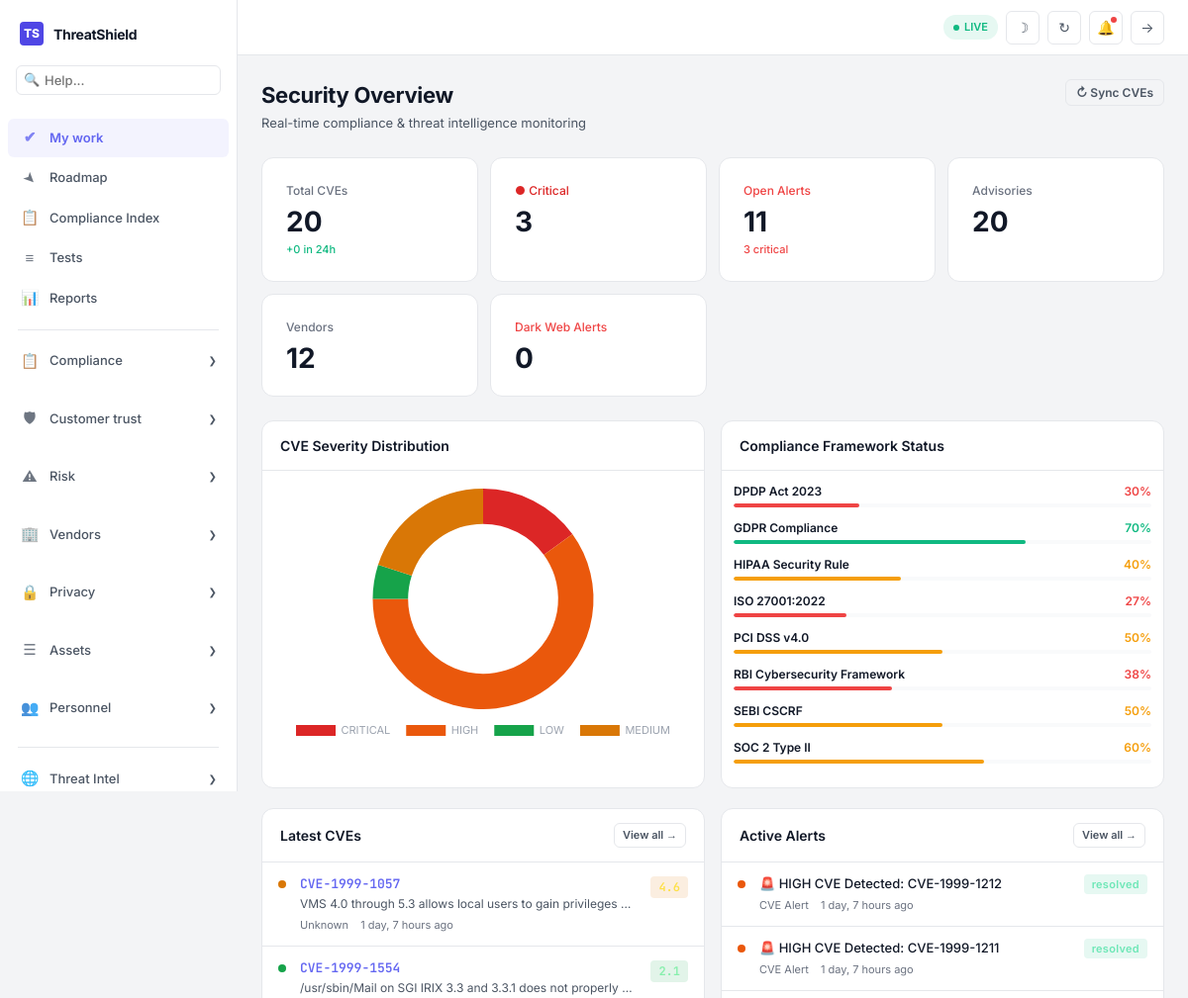
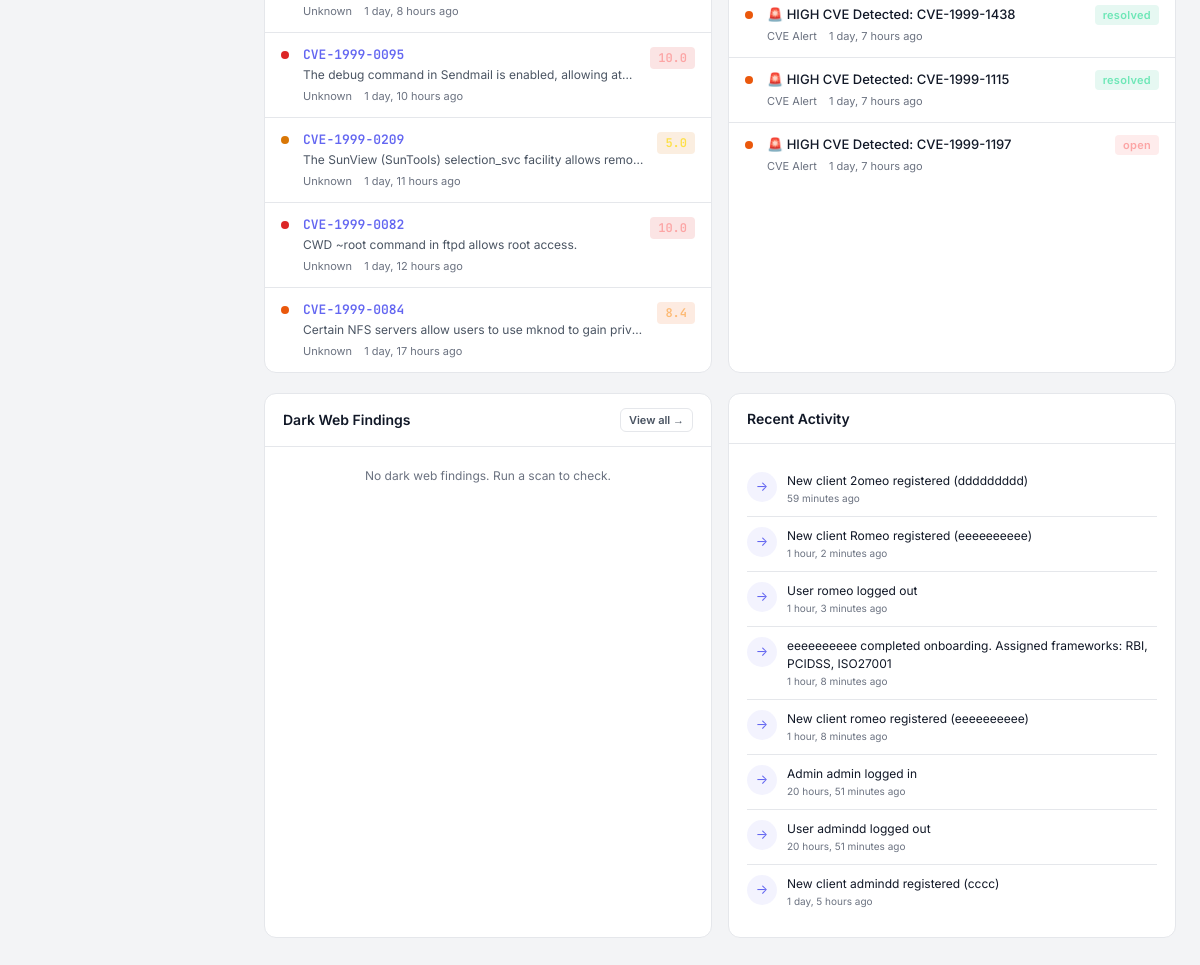
/dashboard/ (signed in), run on the app's committed database (2 pictures, top to bottom).
### compliance/models.py (models this page shows, shortened)
class ComplianceFramework(models.Model):
    FRAMEWORK_TYPES = [
        ('ISO27001', 'ISO 27001'),
        ('GDPR', 'GDPR'),
        ('DPDP', 'DPDP Act (India)'),
        ('SOC2', 'SOC 2'),
        ('HIPAA', 'HIPAA'),
        ('PCIDSS', 'PCI DSS'),
        ('RBI', 'RBI Guidelines'),
        ('NPCI', 'NPCI Standards'),
        ('UIDAI', 'UIDAI/Aadhaar'),
        ('SEBI', 'SEBI Regulations'),
        ('IRDAI', 'IRDAI Guidelines'),
    ]
    name = models.CharField(max_length=200)
    framework_type = models.CharField(max_length=20, choices=FRAMEWORK_TYPES)
    description = models.TextField()
    version = models.CharField(max_length=50, blank=True)
    is_active = models.BooleanField(default=True)
    created_at = models.DateTimeField(auto_now_add=True)
    class Meta:
        ordering = ['name']
    @property
    def compliance_percentage(self):
        total = self.controls.count()
        if total == 0:
            return 0
        compliant = self.controls.filter(status='compliant').count()
        return round((compliant / total) * 100)

### cve_engine/models.py (models this page shows, shortened)
class CVE(models.Model):
    SEVERITY_CHOICES = [
        ('LOW', 'Low'),
        ('MEDIUM', 'Medium'),
        ('HIGH', 'High'),
        ('CRITICAL', 'Critical'),
    ]
    cve_id = models.CharField(max_length=30, unique=True, db_index=True)
    description = models.TextField()
    severity_score = models.FloatField(default=0.0)
    severity_level = models.CharField(max_length=10, choices=SEVERITY_CHOICES, default='LOW')
    published_date = models.DateTimeField()
    last_modified = models.DateTimeField(auto_now=True)
    vendor = models.CharField(max_length=200, blank=True, default='')
    product = models.CharField(max_length=200, blank=True, default='')
    attack_vector = models.CharField(max_length=50, blank=True, default='')
    attack_complexity = models.CharField(max_length=20, blank=True, default='')
    references = models.JSONField(default=list, blank=True)
    latitude = models.FloatField(null=True, blank=True)
    longitude = models.FloatField(null=True, blank=True)
    country = models.CharField(max_length=100, blank=True, default='')
    class Meta:
        ordering = ['-published_date']
        verbose_name = 'CVE'
        verbose_name_plural = 'CVEs'

### alerts/models.py (models this page shows, shortened)
class Alert(models.Model):
    SEVERITY_CHOICES = [
        ('low', 'Low'),
        ('medium', 'Medium'),
        ('high', 'High'),
        ('critical', 'Critical'),
    ]
    STATUS_CHOICES = [
        ('open', 'Open'),
        ('investigating', 'Investigating'),
        ('resolved', 'Resolved'),
        ('dismissed', 'Dismissed'),
    ]
    TYPE_CHOICES = [
        ('cve', 'CVE Alert'),
        ('vendor', 'Vendor Risk'),
        ('compliance', 'Compliance'),
        ('breach', 'Breach Alert'),
        ('system', 'System Alert'),
    ]
    title = models.CharField(max_length=500)
    description = models.TextField()
    severity = models.CharField(max_length=10, choices=SEVERITY_CHOICES, default='medium')
    status = models.CharField(max_length=15, choices=STATUS_CHOICES, default='open')
    alert_type = models.CharField(max_length=15, choices=TYPE_CHOICES, default='system')
    linked_cve = models.ForeignKey(
        'cve_engine.CVE', on_delete=models.SET_NULL, null=True, blank=True, related_name='cve_alerts'
    )
    assigned_to = models.ForeignKey(
        'auth.User', on_delete=models.SET_NULL, null=True, blank=True
    )
    resolved_at = models.DateTimeField(null=True, blank=True)
    created_at = models.DateTimeField(auto_now_add=True)
    updated_at = models.DateTimeField(auto_now=True)
    class Meta:
        ordering = ['-created_at']

### core/models.py (models this page shows, shortened)
class AuditLog(models.Model):
    ACTION_TYPES = [
        ('cve_fetch', 'CVE Fetched'),
        ('advisory_created', 'Advisory Created'),
        ('alert_triggered', 'Alert Triggered'),
        ('vendor_updated', 'Vendor Updated'),
        ('compliance_check', 'Compliance Check'),
        ('user_action', 'User Action'),
        ('darkweb_scan', 'Dark Web Scan'),
    ]
    user = models.ForeignKey(User, on_delete=models.SET_NULL, null=True, blank=True)
    action_type = models.CharField(max_length=50, choices=ACTION_TYPES)
    description = models.TextField()
    metadata = models.JSONField(default=dict, blank=True)
    ip_address = models.GenericIPAddressField(null=True, blank=True)
    created_at = models.DateTimeField(auto_now_add=True)
    class Meta:
        ordering = ['-created_at']

### core/views.py (the view)
# urls.py: path('dashboard/', views.dashboard, name='dashboard'),
@login_required
def dashboard(request):
    now = timezone.now()
    last_24h = now - timedelta(hours=24)
    last_7d = now - timedelta(days=7)
    total_cves = CVE.objects.count()
    critical_cves = CVE.objects.filter(severity_level='CRITICAL').count()
    recent_cves = CVE.objects.filter(published_date__gte=last_24h).count()
    open_alerts = Alert.objects.filter(status='open').count()
    critical_alerts = Alert.objects.filter(status='open', severity='critical').count()
    active_advisories = Advisory.objects.filter(is_active=True).count()
    total_vendors = Vendor.objects.count()
    high_risk_vendors = Vendor.objects.filter(risk_score__gte=7.0).count()
    total_frameworks = ComplianceFramework.objects.count()
    darkweb_alerts = DarkWebAlert.objects.filter(status='new').count()
    darkweb_critical = DarkWebAlert.objects.filter(severity='critical', status='new').count()
    latest_cves = CVE.objects.order_by('-published_date')[:6]
    latest_alerts = Alert.objects.order_by('-created_at')[:5]
    latest_advisories = Advisory.objects.order_by('-created_at')[:5]
    latest_activities = AuditLog.objects.order_by('-created_at')[:8]
    latest_darkweb = DarkWebAlert.objects.order_by('-discovered_at')[:5]
    severity_dist = CVE.objects.values('severity_level').annotate(
        count=Count('id')
    ).order_by('severity_level')
    frameworks = ComplianceFramework.objects.all()
    context = {
        'total_cves': total_cves,
        'critical_cves': critical_cves,
        'recent_cves': recent_cves,
        'open_alerts': open_alerts,
        'critical_alerts': critical_alerts,
        'active_advisories': active_advisories,
        'total_vendors': total_vendors,
        'high_risk_vendors': high_risk_vendors,
        'total_frameworks': total_frameworks,
        'darkweb_alerts': darkweb_alerts,
        'darkweb_critical': darkweb_critical,
        'latest_cves': latest_cves,
        'latest_alerts': latest_alerts,
        'latest_advisories': latest_advisories,
        'latest_activities': latest_activities,
        'latest_darkweb': latest_darkweb,
        'severity_dist': json.dumps(list(severity_dist)),
        'frameworks': frameworks,
    }
    return render(request, 'core/dashboard.html', context)

### templates/core/dashboard.html (shortened to what this page needs)
{% extends 'base.html' %}
{% load humanize %}
{% block content %}
<div class="page-head">
    <div>
        <h1>Security Overview</h1>
        <p>Real-time compliance & threat intelligence monitoring</p>
    </div>
    <div style="display:flex;gap:8px;">
        {% if not request.user.profile.is_auditor %}
        <button class="btn btn-ghost btn-sm" onclick="fetchCVEsNow()">&#x21BB; Sync CVEs</button>
        {% endif %}
    </div>
</div>
<div class="stats-row">
    <div class="stat-card">
        <div class="sc-label">Total CVEs</div>
        <div class="sc-value" id="s-total_cves">{{ total_cves }}</div>
        <div class="sc-sub up">+{{ recent_cves }} in 24h</div>
    </div>
    <div class="stat-card">
        <div class="sc-label" style="color:var(--severity-critical);">&#x25CF; Critical</div>
        <div class="sc-value" id="s-critical_cves">{{ critical_cves }}</div>
    </div>
    <div class="stat-card">
        <div class="sc-label" style="color:var(--danger);">Open Alerts</div>
        <div class="sc-value" id="s-open_alerts">{{ open_alerts }}</div>
        {% if critical_alerts %}<div class="sc-sub down">{{ critical_alerts }} critical</div>{% endif %}
    </div>
    <div class="stat-card">
        <div class="sc-label">Advisories</div>
        <div class="sc-value">{{ active_advisories }}</div>
    </div>
    <div class="stat-card">
        <div class="sc-label">Vendors</div>
        <div class="sc-value">{{ total_vendors }}</div>
    </div>
    <div class="stat-card">
        <div class="sc-label" style="color:var(--danger);">Dark Web Alerts</div>
        <div class="sc-value" id="s-darkweb_new">{{ darkweb_alerts }}</div>
    </div>
</div>
<div class="grid-2">
    <div class="card">
        <div class="card-head"><h3>CVE Severity Distribution</h3></div>
        <div class="card-body">
            <div class="chart-area"><canvas id="severityChart"></canvas></div>
        </div>
    </div>
    <div class="card">
        <div class="card-head"><h3>Compliance Framework Status</h3></div>
        <div class="card-body" style="padding:12px;">
            {% for fw in frameworks %}
            <div style="margin-bottom:12px;">
                <div style="display:flex;justify-content:space-between;align-items:center;margin-bottom:3px;">
                    <span style="font-size:12px;font-weight:600;color:var(--text-primary);">{{ fw.name }}</span>
                    <span style="font-size:12px;font-weight:600;color:{% if fw.compliance_percentage >= 70 %}var(--success){% elif fw.compliance_percentage >= 40 %}var(--warning){% else %}var(--danger){% endif %};">{{ fw.compliance_percentage }}%</span>
                </div>
                <div class="progress">
                    <div class="progress-bar {% if fw.compliance_percentage >= 70 %}green{% elif fw.compliance_percentage >= 40 %}yellow{% else %}red{% endif %}" style="width:{{ fw.compliance_percentage }}%;"></div>
                </div>
            </div>
            {% endfor %}
        </div>
    </div>
</div>
<div class="grid-2">
    <div class="card">
        <div class="card-head">
            <h3>Latest CVEs</h3>
            <a href="{% url 'cve_engine:cve_feed' %}" class="btn btn-ghost btn-xs">View all &rarr;</a>
        </div>
        <div class="card-body no-pad">
            {% for cve in latest_cves %}
            <a href="{% url 'cve_engine:cve_detail' cve.cve_id %}" class="cve-row">
                <div class="cve-severity-dot {{ cve.severity_level|lower }}"></div>
                <div class="cve-info">
                    <div class="cve-id">{{ cve.cve_id }}</div>
                    <div class="cve-desc">{{ cve.description|truncatewords:18 }}</div>
                    <div class="cve-meta">
                        <span>{{ cve.vendor|default:"Unknown" }}</span>
                        <span>{{ cve.published_date|timesince }} ago</span>
                    </div>
                </div>
                <span class="cve-score badge-{{ cve.severity_level|lower }}">{{ cve.severity_score }}</span>
            </a>
            {% empty %}
            <div class="empty-state">
                <div class="e-icon">&#x26A0;</div>
                <h3>No CVEs yet</h3>
                <p>Click Sync CVEs to fetch vulnerability data</p>
            </div>
            {% endfor %}
        </div>
    </div>
    <div class="card">
        <div class="card-head">
            <h3>Active Alerts</h3>
            <a href="{% url 'alerts:alert_list' %}" class="btn btn-ghost btn-xs">View all &rarr;</a>
        </div>
        <div class="card-body no-pad">
            {% for alert in latest_alerts %}
            <a href="{% url 'alerts:alert_detail' alert.pk %}" class="cve-row">
                <div class="cve-severity-dot {{ alert.severity }}"></div>
                <div class="cve-info">
                    <div style="font-size:13px;font-weight:500;color:var(--text-primary);">{{ alert.title|truncatewords:10 }}</div>
                    <div class="cve-meta">
                        <span>{{ alert.get_alert_type_display }}</span>
                        <span>{{ alert.created_at|timesince }} ago</span>
                    </div>
                </div>
                <span class="badge badge-{{ alert.status }}">{{ alert.status }}</span>
            </a>
            {% empty %}
            <div class="empty-state"><p>No active alerts</p></div>
            {% endfor %}
        </div>
    </div>
</div>
<div class="grid-2">
    <div class="card">
        <div class="card-head">
            <h3>Dark Web Findings</h3>
            <a href="{% url 'darkweb:dashboard' %}" class="btn btn-ghost btn-xs">View all &rarr;</a>
        </div>
        <div class="card-body no-pad">
            {% for dw in latest_darkweb %}
            <div class="dw-alert-row">
                <div class="dw-sev" style="background:{{ dw.severity_color }};"></div>
                <div class="dw-content">
                    <div class="dw-title">{{ dw.title|truncatewords:12 }}</div>
                    <div class="dw-meta">
                        <span class="badge badge-{{ dw.severity }}">{{ dw.severity|upper }}</span>
                        <span>{{ dw.source }}</span>
                        <span>{{ dw.discovered_at|timesince }} ago</span>
                    </div>
                </div>
            </div>
            {% empty %}
            <div class="empty-state" style="padding:20px;"><p>No dark web findings. Run a scan to check.</p></div>
            {% endfor %}
        </div>
    </div>
    <div class="card">
        <div class="card-head"><h3>Recent Activity</h3></div>
        <div class="card-body">
            {% for activity in latest_activities %}
            <div class="activity-row">
                <div class="a-icon" style="background:rgba(99,102,241,0.08);color:var(--brand-secondary);">
                    {% if activity.action_type == 'cve_fetch' %}&#x26A0;{% elif activity.action_type == 'alert_triggered' %}&#x25CF;{% elif activity.action_type == 'user_action' %}&#x2192;{% else %}&#x2709;{% endif %}
                </div>
                <div>
                    <div class="a-text">{{ activity.description|truncatewords:12 }}</div>
                    <div class="a-time">{{ activity.created_at|timesince }} ago</div>
                </div>
            </div>
            {% empty %}
            <div class="empty-state" style="padding:20px;"><p>No recent activity</p></div>
            {% endfor %}
        </div>
    </div>
</div>
{% endblock %}
{% block extra_js %}
<script>
document.addEventListener('DOMContentLoaded', function() {
    const distData = {{ severity_dist|safe }};
    const chartCtx = document.getElementById('severityChart');
    if (chartCtx && distData && distData.length > 0) {
        const severityColors = {
            'CRITICAL': '#DC2626',
            'HIGH': '#EA580C',
            'MEDIUM': '#D97706',
            'LOW': '#16A34A'
        };
        new Chart(chartCtx, {
            type: 'doughnut',
            data: {
                labels: distData.map(d => d.severity_level),
                datasets: [{
                    data: distData.map(d => d.count),
                    backgroundColor: distData.map(d => severityColors[d.severity_level] || '#6B7280'),
                    borderWidth: 0,
                    hoverOffset: 6
                }]
            },
            options: {
                responsive: true,
                maintainAspectRatio: false,
                cutout: '68%',
                plugins: {
                    legend: {
                        position: 'bottom',
                        labels: {
                            color: '#9CA3AF',
                            padding: 16,
                            font: { family: 'Inter', size: 11 }
                        }
                    }
                }
            }
        });
    }
});
</script>
{% endblock %}

### data on the page
ComplianceFramework: name "DPDP Act 2023", compliance_percentage "30"
ComplianceFramework: name "GDPR Compliance", compliance_percentage "70"
ComplianceFramework: name "HIPAA Security Rule", compliance_percentage "40"
ComplianceFramework: name "ISO 27001:2022", compliance_percentage "27"
ComplianceFramework: name "PCI DSS v4.0", compliance_percentage "50"
ComplianceFramework: name "RBI Cybersecurity Framework", compliance_percentage "38"
ComplianceFramework: name "SEBI CSCRF", compliance_percentage "50"
ComplianceFramework: name "SOC 2 Type II", compliance_percentage "60"
CVE: cve_id "CVE-1999-1057", description "VMS 4.0 through 5.3 allows local users to gain privileges…", vendor "Unknown", published_date "1 day, 7 hours", severity_score "4.6"
CVE: cve_id "CVE-1999-1554", description "/usr/sbin/Mail on SGI IRIX 3.3 and 3.3.1 does not properly…", vendor "Unknown", published_date "1 day, 8 hours", severity_score "2.1"
CVE: cve_id "CVE-1999-0095", description "The debug command in Sendmail is enabled, allowing at…", vendor "Unknown", published_date "1 day, 10 hours", severity_score "10.0"
CVE: cve_id "CVE-1999-0209", description "The SunView (SunTools) selection_svc facility allows rem…", vendor "Unknown", published_date "1 day, 11 hours", severity_score "5.0"
CVE: cve_id "CVE-1999-0082", description "CWD ~root command in ftpd allows root access.", vendor "Unknown", published_date "1 day, 12 hours", severity_score "10.0"
CVE: cve_id "CVE-1999-0084", description "Certain NFS servers allow users to use mknod to gain priv…", vendor "Unknown", published_date "1 day, 17 hours", severity_score "8.4"
Alert: title "🚨 HIGH CVE Detected: CVE-1999-1212", alert_type "CVE Alert", created_at "1 day, 7 hours", status "resolved"
Alert: title "🚨 HIGH CVE Detected: CVE-1999-1211", alert_type "CVE Alert", created_at "1 day, 7 hours", status "resolved"
Alert: title "🚨 HIGH CVE Detected: CVE-1999-1438", alert_type "CVE Alert", created_at "1 day, 7 hours", status "resolved"
Alert: title "🚨 HIGH CVE Detected: CVE-1999-1115", alert_type "CVE Alert", created_at "1 day, 7 hours", status "resolved"
Alert: title "🚨 HIGH CVE Detected: CVE-1999-1197", alert_type "CVE Alert", created_at "1 day, 7 hours", status "open"
AuditLog: description "New client 2omeo registered (ddddddddd)", created_at "59 minutes"
AuditLog: description "New client Romeo registered (eeeeeeeeee)", created_at "1 hour, 2 minutes"
AuditLog: description "User romeo logged out", created_at "1 hour, 3 minutes"
AuditLog: description "eeeeeeeeee completed onboarding. Assigned frameworks: RBI, PCIDSS, ISO27001", created_at "1 hour, 8 minutes"
AuditLog: description "New client romeo registered (eeeeeeeeee)", created_at "1 hour, 8 minutes"
AuditLog: description "Admin admin logged in", created_at "20 hours, 51 minutes"
AuditLog: description "User admindd logged out", created_at "20 hours, 51 minutes"
AuditLog: description "New client admindd registered (cccc)", created_at "1 day, 5 hours"

### other printed values
{{ total_cves }} "20"
{{ recent_cves }} "0"
{{ critical_cves }} "3"
{{ open_alerts }} "11"
{{ critical_alerts }} "3"
{{ active_advisories }} "20"
{{ total_vendors }} "12"
{{ darkweb_alerts }} "0"
chart data {{ severity_dist|safe }} [{"severity_level": "CRITICAL", "count": 3}, {"severity_level": "HIGH", "count": 12}, {"severity_level": "LOW", "count": 1}, {"severity_level": "MEDIUM", "count": 4}]
